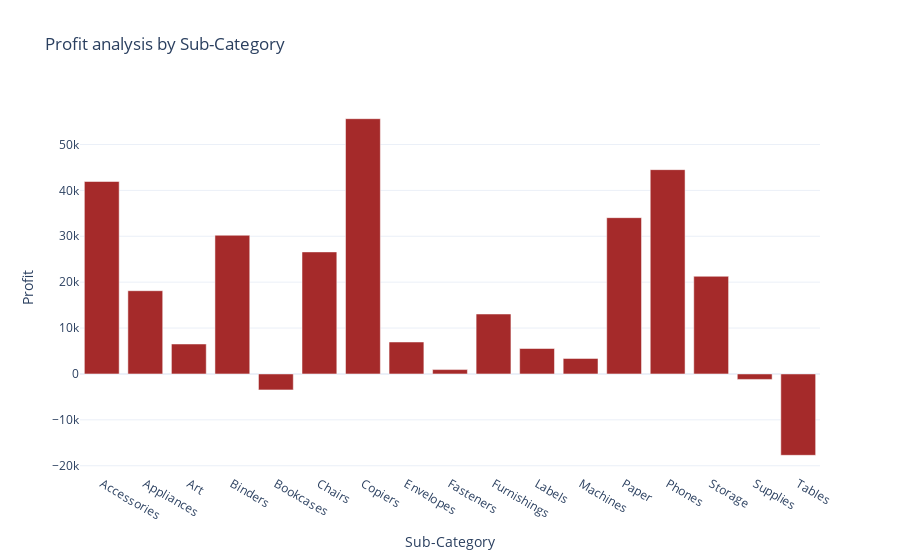

Notebook code for this chart:
### Code cell
fig=px.bar(profit_by_sc,
          x="Sub-Category",
          y="Profit",
          title="Profit analysis by Sub-Category",
          color_discrete_sequence=['brown'])
fig.show()

### Figure 1 — Plotly figure (JSON) as saved in the notebook; plotly's stock layout.template omitted (floating-point values rounded to 4 significant figures)
{"data": [{"alignmentgroup": "True", "hovertemplate": "Sub-Category=%{x}<br>Profit=%{y}<extra></extra>", "legendgroup": "", "marker": {"color": "brown", "pattern": {"shape": ""}}, "name": "", "offsetgroup": "", "orientation": "v", "showlegend": false, "textposition": "auto", "type": "bar", "x": ["Accessories", "Appliances", "Art", "Binders", "Bookcases", "Chairs", "Copiers", "Envelopes", "Fasteners", "Furnishings", "Labels", "Machines", "Paper", "Phones", "Storage", "Supplies", "Tables"], "xaxis": "x", "y": [41940.0, 18140.0, 6528.0, 30220.0, -3473.0, 26590.0, 55620.0, 6964.0, 949.5, 13060.0, 5546.0, 3385.0, 34050.0, 44520.0, 21280.0, -1189.0, -17730.0], "yaxis": "y"}], "layout": {"autosize": true, "barmode": "relative", "legend": {"tracegroupgap": 0}, "title": {"text": "Profit analysis by Sub-Category"}, "xaxis": {"anchor": "y", "autorange": true, "domain": [0, 1], "range": [-0.5, 16.5], "title": {"text": "Sub-Category"}, "type": "category"}, "yaxis": {"anchor": "x", "autorange": true, "domain": [0, 1], "range": [-21800.0, 59690.0], "title": {"text": "Profit"}, "type": "linear"}}}
